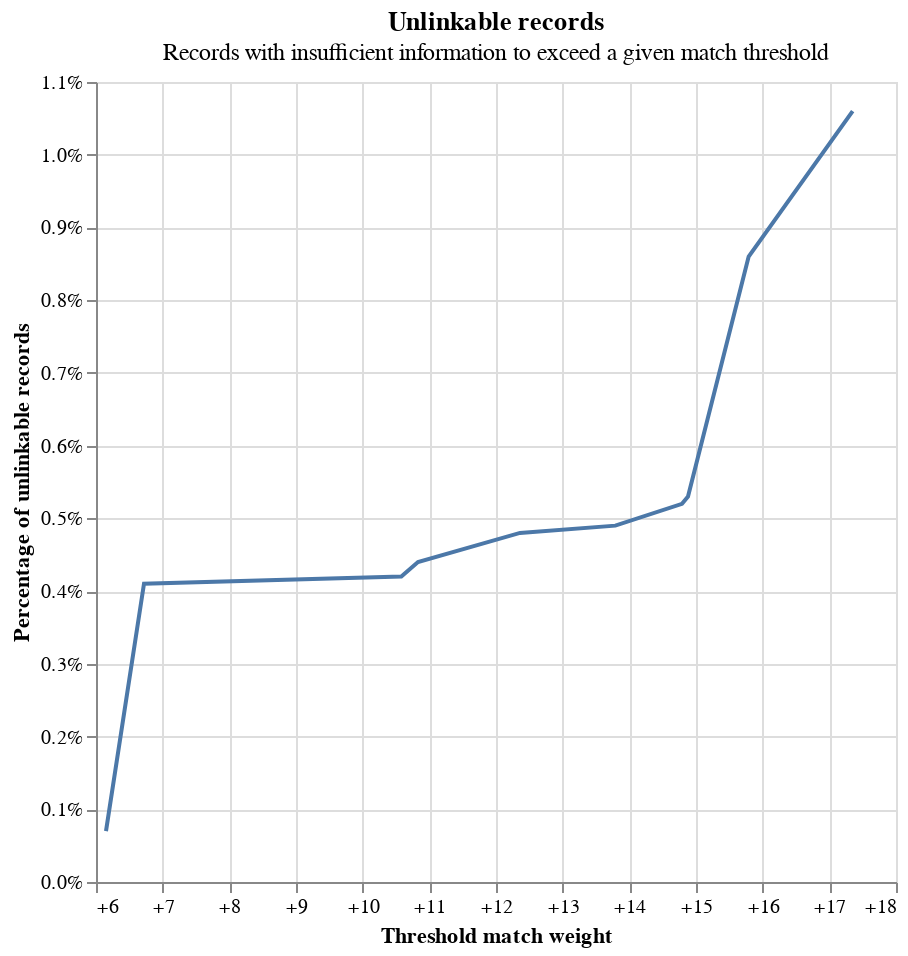

Notebook cell for this chart:
### Code cell
linker.unlinkables_chart()

### Figure 1 — Vega-Lite specification as saved in the notebook (floating-point values rounded to 4 significant figures)
{"config": {"view": {"continuousWidth": 400, "continuousHeight": 300}}, "layer": [{"mark": {"type": "line"}, "encoding": {"x": {"axis": {"format": "+", "title": "Threshold match weight"}, "field": "match_weight", "type": "quantitative"}, "y": {"axis": {"format": "%", "title": "Percentage of unlinkable records"}, "field": "cum_prop", "type": "quantitative"}}}, {"mark": {"type": "point"}, "encoding": {"opacity": {"condition": {"param": "x_match_weight_y_cum_prop_coords_of_mouse", "value": 1, "empty": false}, "value": 0}, "tooltip": [{"field": "match_weight", "format": "+.5", "title": "Match weight", "type": "quantitative"}, {"field": "match_probability", "format": ".5", "title": "Match probability", "type": "quantitative"}, {"field": "cum_prop", "format": ".3%", "title": "Proportion of unlinkable records", "type": "quantitative"}], "x": {"axis": {"title": "Threshold match weight"}, "field": "match_weight", "type": "quantitative"}, "y": {"axis": {"format": "%", "title": "Percentage of unlinkable records"}, "field": "cum_prop", "type": "quantitative"}}, "name": "mouse_coords"}, {"mark": {"type": "rule", "color": "gray"}, "encoding": {"x": {"field": "match_weight", "type": "quantitative"}}, "transform": [{"filter": {"param": "x_match_weight_y_cum_prop_coords_of_mouse", "empty": false}}]}, {"mark": {"type": "rule", "color": "gray"}, "encoding": {"y": {"field": "cum_prop", "type": "quantitative"}}, "transform": [{"filter": {"param": "x_match_weight_y_cum_prop_coords_of_mouse", "empty": false}}]}], "data": {"name": "data-330e1a85da5f4869d6ee9f0f3366d9e3"}, "height": 400, "params": [{"name": "x_match_weight_y_cum_prop_coords_of_mouse", "select": {"type": "point", "fields": ["match_weight", "cum_prop"], "nearest": true, "on": "mouseover"}, "views": ["mouse_coords"]}], "title": {"text": "Unlinkable records", "subtitle": "Records with insufficient information to exceed a given match threshold"}, "width": 400, "$schema": "https://vega.github.io/schema/vega-lite/v5.9.3.json", "datasets": {"data-330e1a85da5f4869d6ee9f0f3366d9e3": [{"match_weight": 6.15, "match_probability": 0.9861, "prop": 0.0007, "cum_prop": 0.0007}, {"match_weight": 6.72, "match_probability": 0.9906, "prop": 0.0034, "cum_prop": 0.0041}, {"match_weight": 10.58, "match_probability": 0.9993, "prop": 0.0001, "cum_prop": 0.0042}, {"match_weight": 10.83, "match_probability": 0.9994, "prop": 0.0002, "cum_prop": 0.0044}, {"match_weight": 12.36, "match_probability": 0.9998, "prop": 0.0004, "cum_prop": 0.0048}, {"match_weight": 13.79, "match_probability": 0.9999, "prop": 0.0001, "cum_prop": 0.0049}, {"match_weight": 14.79, "match_probability": 1.0, "prop": 0.0003, "cum_prop": 0.0052}, {"match_weight": 14.88, "match_probability": 1.0, "prop": 0.0001, "cum_prop": 0.0053}, {"match_weight": 15.79, "match_probability": 1.0, "prop": 0.0033, "cum_prop": 0.0086}, {"match_weight": 17.35, "match_probability": 1.0, "prop": 0.002, "cum_prop": 0.0106}]}}
